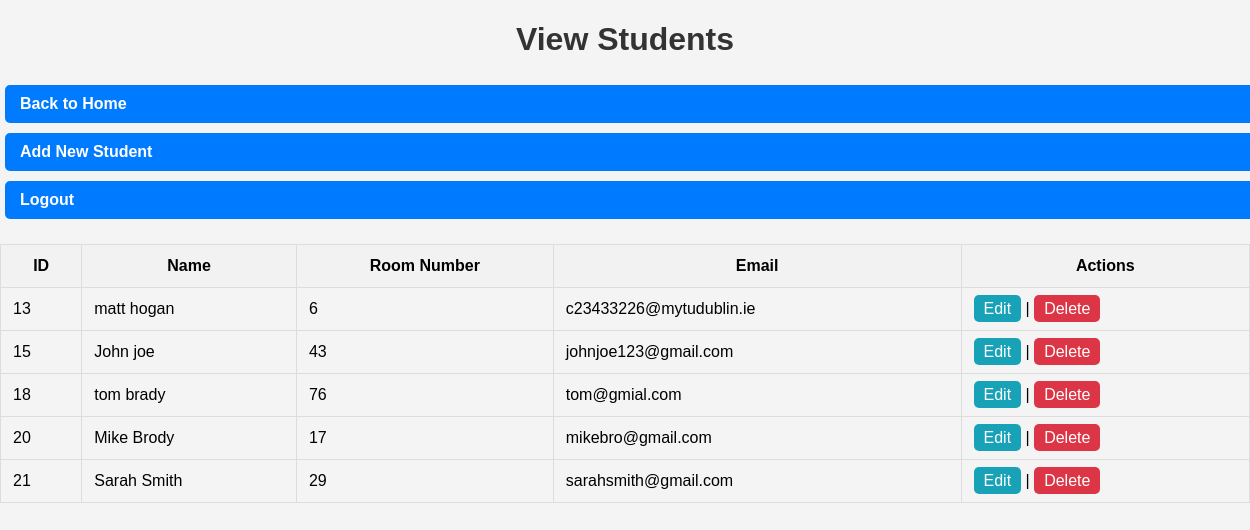
The app's page /view_students.php (signed in) with its own data.
### tables this page shows
CREATE TABLE `students` (
  `id` int(10) NOT NULL,
  `name` varchar(255) NOT NULL,
  `room_number` varchar(100) NOT NULL,
  `email` varchar(100) NOT NULL
);

### view_students.php (the view, shortened to what this page needs)
<?php
include 'database.php';
$sql = "SELECT * FROM students";
$result = mysqli_query($conn, $sql);
?>
<!DOCTYPE html>
<html lang="en">
<head>
    <link rel="stylesheet" href="assets/style.css">
</head>
<body>
<h1>View Students</h1>
<div class="view-links">
    <a href="index.php" class="btn">Back to Home</a>
    <a href="add_student.php" class="btn">Add New Student</a>
    <a href="logout.php" class="btn logout-btn">Logout</a>
</div>
<table>
    <thead>
        <tr>
            <th>ID</th>
            <th>Name</th>
            <th>Room Number</th>
            <th>Email</th>
            <th>Actions</th>
        </tr>
    </thead>
    <tbody>
    <?php
        while ($row = mysqli_fetch_assoc($result))
        {
    ?>
        <tr>
            <td><?php echo htmlspecialchars($row['id']);?></td>
            <td><?php echo htmlspecialchars($row['name']);?></td>
            <td><?php echo htmlspecialchars($row['room_number']);?></td>
            <td><?php echo htmlspecialchars($row['email']); ?></td>
            <td>
                <a href="edit_student.php?id=<?php echo $row['id']; ?>" class="action-btn">Edit</a> |
                <a href="delete_student.php?id=<?php echo $row['id']; ?>" class="action-btn delete" onclick="return confirm('Are you sure?');">Delete</a>
            </td>
        </tr>
    <?php
        }
    ?>
    </tbody>
</table>
</body>
</html>

### style.css (style rules this page uses)
body { font-family: Arial, sans-serif ; padding:20px; }
a { text-decoration:none; color:blue; }
body { font-family: 'Arial',sans-serif; background: #f4f4f4; margin: 0 ; padding : 0; }
h1 { text-align:center; color: #333; }
.btn { width: 100%; padding: 10px; background-color: #007bff; color: white; border: none; border-radius: 5px; cursor:pointer; }
.logout-btn { background-color:#dc3545; }
.view-links { margin-bottom: 20px; }
.view-links .btn { display: inline-block; background-color :#007bff; color:white; padding: 10px 15px; margin: 5px; text-decoration:none; border-radius: 5px; font-weight:bold; }
table { width: 100%; border-collapse: collapse; margin-top: 20px; }
table th, table td { border: 1px solid#ddd; padding: 12px; }
table th { background-color:#f2f2f2; }
.action-btn { text-decoration: none; padding: 5px 10px; border-radius: 5px; background-color : #17a2b8; color: white; }
.action-btn.delete { background-color:#dc3545; }

### records on screen
students: id "13", name "matt hogan", room_number "6", email "c23433226@mytudublin.ie"
students: id "15", name "John joe", room_number "43", email "johnjoe123@gmail.com"
students: id "18", name "tom brady", room_number "76", email "tom@gmial.com"
students: id "20", name "Mike Brody", room_number "17", email "mikebro@gmail.com"
students: id "21", name "Sarah Smith", room_number "29", email "sarahsmith@gmail.com"
